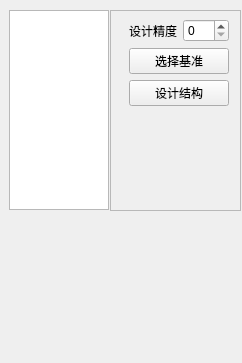
<?xml version="1.0" encoding="UTF-8"?>
<ui version="4.0">
 <class>Form</class>
 <widget class="QWidget" name="Form">
  <property name="geometry">
   <rect>
    <x>0</x>
    <y>0</y>
    <width>242</width>
    <height>363</height>
   </rect>
  </property>
  <property name="windowTitle">
   <string>Form</string>
  </property>
  <widget class="QWidget" name="verticalLayoutWidget">
   <property name="geometry">
    <rect>
     <x>9</x>
     <y>10</y>
     <width>101</width>
     <height>201</height>
    </rect>
   </property>
   <layout class="QVBoxLayout" name="verticalLayout">
    <item>
     <widget class="QListWidget" name="listWidget_2">
      <property name="maximumSize">
       <size>
        <width>100</width>
        <height>200</height>
       </size>
      </property>
     </widget>
    </item>
   </layout>
  </widget>
  <widget class="QFrame" name="frame">
   <property name="geometry">
    <rect>
     <x>110</x>
     <y>10</y>
     <width>131</width>
     <height>201</height>
    </rect>
   </property>
   <property name="frameShape">
    <enum>QFrame::StyledPanel</enum>
   </property>
   <property name="frameShadow">
    <enum>QFrame::Raised</enum>
   </property>
   <widget class="QWidget" name="layoutWidget">
    <property name="geometry">
     <rect>
      <x>10</x>
      <y>0</y>
      <width>118</width>
      <height>204</height>
     </rect>
    </property>
    <layout class="QVBoxLayout" name="verticalLayout_3">
     <item>
      <widget class="QFrame" name="frame">
       <layout class="QVBoxLayout" name="verticalLayout_2">
        <item>
         <layout class="QHBoxLayout" name="horizontalLayout">
          <item>
           <widget class="QLabel" name="label">
            <property name="text">
             <string>设计精度</string>
            </property>
           </widget>
          </item>
          <item>
           <widget class="QSpinBox" name="spinBox"/>
          </item>
         </layout>
        </item>
        <item>
         <widget class="QPushButton" name="pushButton_2">
          <property name="text">
           <string>选择基准</string>
          </property>
          <property name="iconSize">
           <size>
            <width>20</width>
            <height>20</height>
           </size>
          </property>
         </widget>
        </item>
        <item>
         <widget class="QPushButton" name="pushButton">
          <property name="text">
           <string>设计结构</string>
          </property>
          <property name="iconSize">
           <size>
            <width>18</width>
            <height>18</height>
           </size>
          </property>
         </widget>
        </item>
       </layout>
      </widget>
     </item>
     <item>
      <spacer name="verticalSpacer">
       <property name="orientation">
        <enum>Qt::Vertical</enum>
       </property>
       <property name="sizeHint" stdset="0">
        <size>
         <width>20</width>
         <height>98</height>
        </size>
       </property>
      </spacer>
     </item>
    </layout>
   </widget>
  </widget>
 </widget>
 <resources/>
 <connections/>
</ui>
